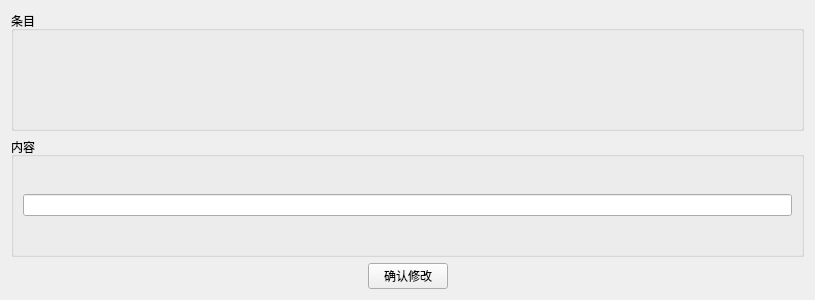
<?xml version="1.0" encoding="UTF-8"?>
<ui version="4.0">
 <class>Form</class>
 <widget class="QWidget" name="Form">
  <property name="geometry">
   <rect>
    <x>0</x>
    <y>0</y>
    <width>815</width>
    <height>300</height>
   </rect>
  </property>
  <property name="windowTitle">
   <string>修改条目内容</string>
  </property>
  <layout class="QVBoxLayout" name="verticalLayout" stretch="2,2,1">
   <item>
    <widget class="QGroupBox" name="groupBox">
     <property name="title">
      <string>条目</string>
     </property>
     <layout class="QHBoxLayout" name="horizontalLayout_3">
      <item>
       <widget class="QLabel" name="label">
        <property name="text">
         <string/>
        </property>
       </widget>
      </item>
     </layout>
    </widget>
   </item>
   <item>
    <widget class="QGroupBox" name="groupBox_2">
     <property name="title">
      <string>内容</string>
     </property>
     <layout class="QHBoxLayout" name="horizontalLayout_2">
      <item>
       <widget class="QLineEdit" name="lineEdit"/>
      </item>
     </layout>
    </widget>
   </item>
   <item>
    <layout class="QHBoxLayout" name="horizontalLayout">
     <item>
      <spacer name="horizontalSpacer">
       <property name="orientation">
        <enum>Qt::Horizontal</enum>
       </property>
       <property name="sizeHint" stdset="0">
        <size>
         <width>40</width>
         <height>20</height>
        </size>
       </property>
      </spacer>
     </item>
     <item>
      <widget class="QPushButton" name="pushButton">
       <property name="text">
        <string>确认修改</string>
       </property>
      </widget>
     </item>
     <item>
      <spacer name="horizontalSpacer_2">
       <property name="orientation">
        <enum>Qt::Horizontal</enum>
       </property>
       <property name="sizeHint" stdset="0">
        <size>
         <width>40</width>
         <height>20</height>
        </size>
       </property>
      </spacer>
     </item>
    </layout>
   </item>
  </layout>
 </widget>
 <resources/>
 <connections/>
</ui>
